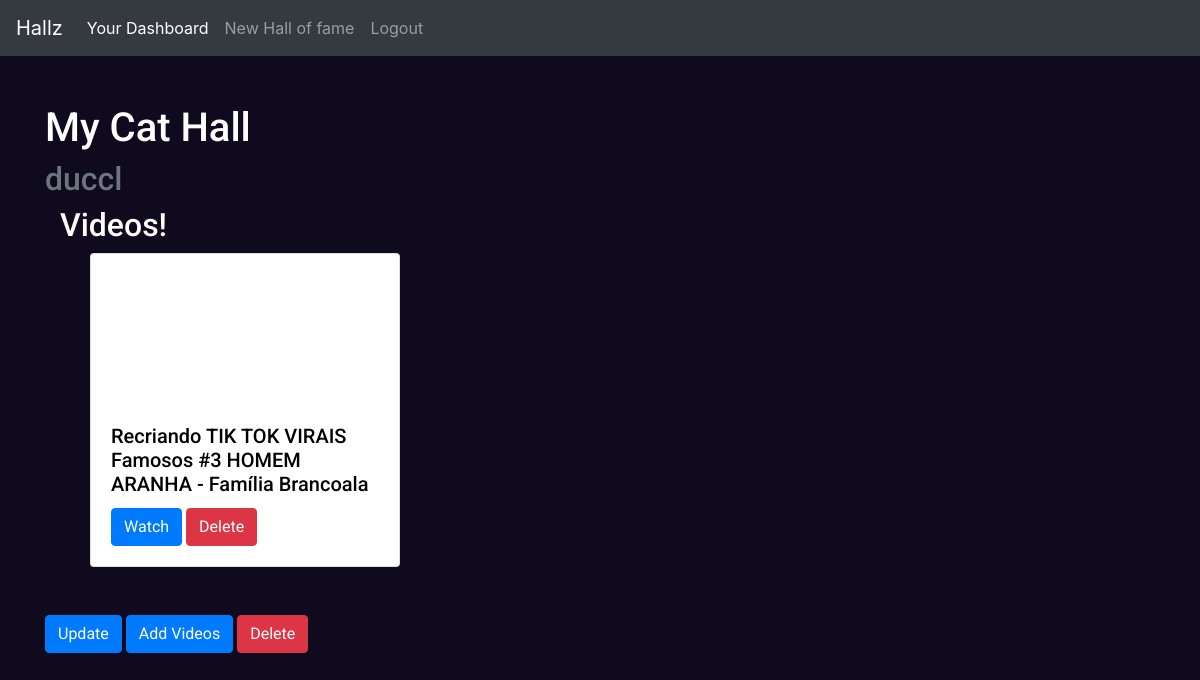
Page /hall/2/ (signed in) on the earlier database version.
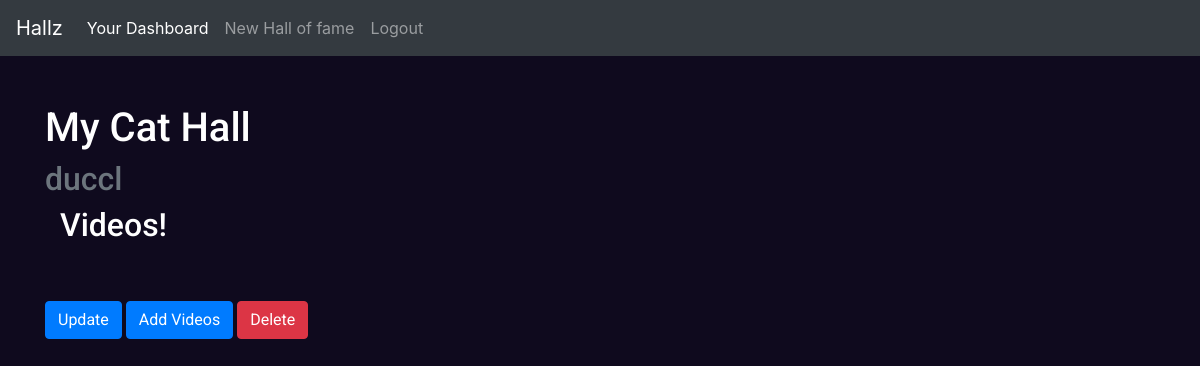
Same page on the later database version.
### halls/models.py (models this page shows, shortened)
class Video(models.Model):
    hall = models.ForeignKey(Hall,on_delete=models.CASCADE)
    title = models.CharField(max_length=255)
    url = models.URLField(max_length=200,default='')
    youtube_id = models.CharField(max_length=255)

### halls/views.py (the view)
# urls.py: path('hall/<int:hall_id>/',HallDetailView.as_view(),name='hall'),
class HallDetailView(LoginRequiredMixin,DetailView):
    model = Hall
    template_name = "halls/detail_hall.html"
    slug_url_kwarg = 'hall_id'
    slug_field = 'id'
    def get_context_data(self, **kwargs):
        context = super().get_context_data(**kwargs)
        context["videos"] = Video.objects.filter(hall=self.get_object())
        return context

### halls/templates/halls/detail_hall.html
{% extends './base.html' %}
{% block content_section%}
<div class="container roboto margin-top-md roboto color-white">
    <h1>{{hall.title}}</h1>
    <h2 class='text-muted'>{{hall.author}}</h2>
    <div class="container">
        <h2> Videos! </h2>
        <div class="container">
            <div class="container row">
                {% for video in videos %}
                <div class="col-md-4">
                    <div class="card">
                        <iframe width="100%" height="150" src="https://www.youtube.com/embed/{{video.youtube_id}}" frameborder="0"
                            allow="accelerometer; encrypted-media; gyroscope; picture-in-picture"
                            allowfullscreen></iframe>
                        <div class="card-body">
                            <h5 class="card-title">{{video.title}}</h5>
                            <a href="{{video.url}}" target= '_blank' class="btn btn-primary card-text">Watch</a>
                            {% if user == hall.author %}
                            <a href="{% url 'halls:delete_video' video_id=video.id hall_id=hall.id%}" class='btn btn-danger'>
                                Delete
                            </a>
                            {% endif %}
                        </div>
                    </div>
                </div>
                {% endfor %}
            </div>
        </div>
    </div>
    {% if user == hall.author %}
    <div class="margin-top-md">
        <a href="{% url 'halls:update_hall' hall_id=hall.id%}" class='btn btn-primary'>
            Update
        </a>
        <a href="{% url 'halls:add_video' hall_id=hall.id%}" class='btn btn-primary'>
            Add Videos
        </a>
        <a href="{% url 'halls:delete_hall' hall_id=hall.id%}" class='btn btn-danger'>
            Delete
        </a>
    </div>
    {% endif %}
</div>
{%endblock%}

Differences in the rows shown:
removed Video: title "Recriando TIK TOK VIRAIS Famosos #3 HOMEM ARANHA - Família Brancoala"
